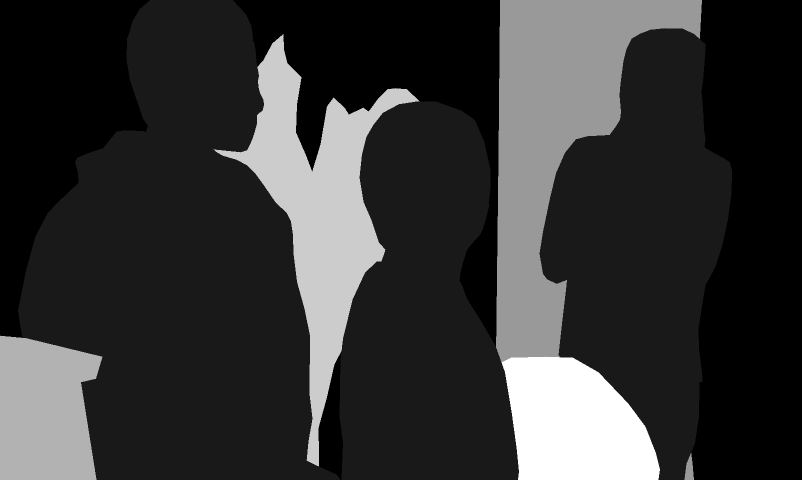
#> input picture eval_pic/demo_data/pic/semantic/indoor_02018.png, 1603 x 960 px (shown at 1/2 size)
$ python viz.py
#> lines starting #> are read from the running program, lines starting #| are printed output that depends on the picture
### eval_pic/utils.py
import numpy as np
import cv2
import json
import os


class Relation:
    def __init__(self):
        self.imagesFileName  = []
        self.numOfFile = 0
        self.imageSize = []
        self.relations = []

    def loadAnnot(self,jsonFile):
#> further down, semanticImg is the input picture: shape (960, 1603); min 0, max 10, mean 2.11
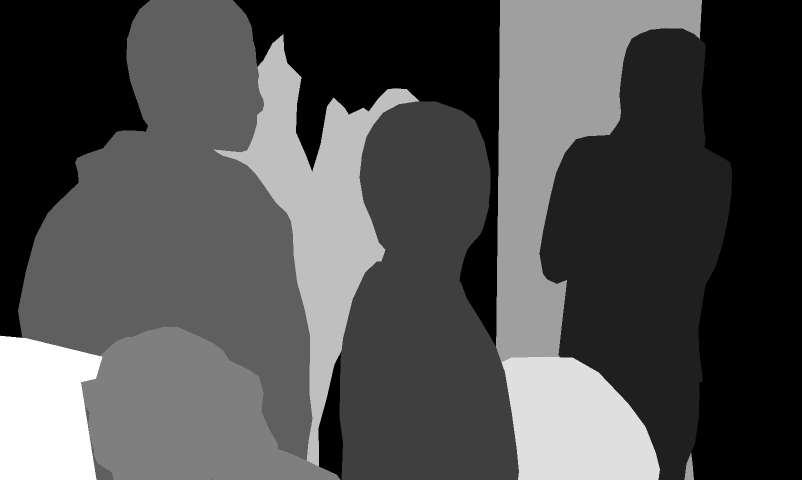
#> input picture eval_pic/demo_data/pic/instance/indoor_02018.png, 1603 x 960 px (shown at 1/2 size)
#> further down, insImg is the input picture: shape (960, 1603); min 0, max 8, mean 2.52
        if not os.path.isfile(jsonFile):
            return
        f = open(jsonFile, 'r')
        jsonDict = json.load(f)
        for annot in jsonDict:
            self.imagesFileName.append(annot['name'])
            self.relations.append(annot['relations'])
        self.numOfFile = len(self.imagesFileName)

    def loadRel(self, filename):
        id = self.imagesFileName.index(filename)
        relations = self.relations[id]
        relation =[]
        for rel in relations:
            relation.append((rel['subject'], rel['object'], rel['relation']))
        return relation

#evalute code is coming soon

#get each instance semantic from semanticMap and instanceMap
# [16 lines left out: function getInstanceCate, not called in this run]


#visualize
def visualize_segmentation(segLabelImg, oriImg):
    imgSize = segLabelImg.shape
#> imgSize = (960, 1603)
    colorMap = np.load('segColorMap.npy')
#> (reads eval_pic/segColorMap.npy from the repository)
    segId = np.unique(segLabelImg)
#> segId = [0, 1, 6, 7, 8, 10]
    segId = list(segId[segId != 0])
#> segId = [1, 6, 7, 8, 10]
    visualize_seg = np.zeros((imgSize[0], imgSize[1]))
    visualize_seg = visualize_seg.copy()[:, :, np.newaxis]
    visualize_seg = np.tile(visualize_seg, (1, 1, 3))
    for id in segId:
        visualize_seg[segLabelImg == id, ...] = colorMap[id, ...]
#> this loop made 5 passes
#> id on passes 2 to 5: 6, 7, 8, 10
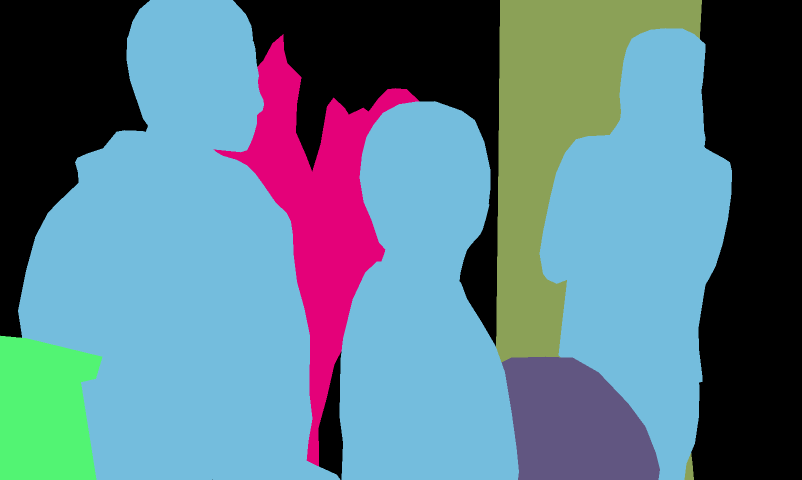
#> visualize_seg: shape (960, 1603, 3) float64 (shown at 1/2 size); mean of channels 0, 1, 2 137, 121.9, 91.5; drawn as B, G, R
    visualize_Map = np.concatenate((oriImg, visualize_seg.astype(np.uint8)), 1)
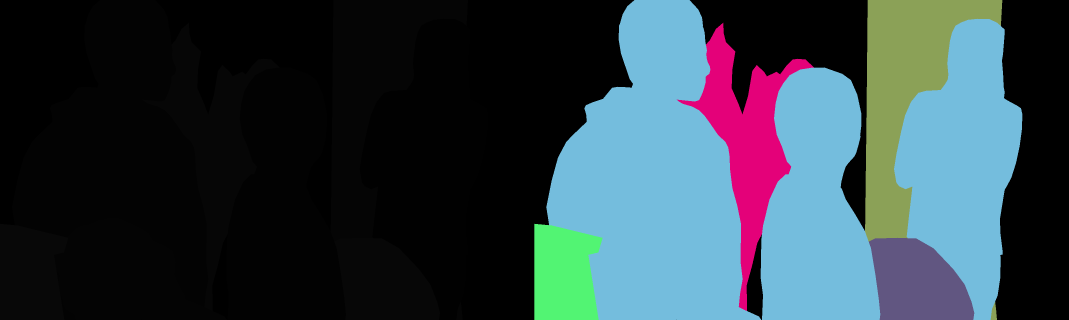
#> visualize_Map: shape (960, 3206, 3) (shown at 1/3 size); mean B, G, R 69.8, 62.2, 47
    cv2.imshow('vis_segmentation', visualize_Map)
    cv2.waitKey(0)

# [172 lines left out: functions visualize_instance, visualize_relation, not called in this run]

### eval_pic/viz.py
from utils import *

#load relation annotation
gtRel = Relation()
gtRel.loadAnnot('demo_data/pic/relations.json')

gtSemanticPath = 'demo_data/pic/semantic'
gtInstancePath = 'demo_data/pic/instance'

imgname = 'indoor_02018.jpg'

#load segmentation annotation
semanticImg = cv2.imread(os.path.join(gtSemanticPath,imgname.replace('.jpg','.png')), cv2.IMREAD_GRAYSCALE)
insImg = cv2.imread(os.path.join(gtInstancePath,imgname.replace('.jpg','.png')), cv2.IMREAD_GRAYSCALE)
img = cv2.imread(os.path.join('demo_data/pic/images',imgname))

#visualize segmentation
visualize_segmentation(semanticImg, img)

#visualize instance
# visualize_instance(insImg, semanticImg, img)

relation = gtRel.loadRel(imgname)
#> (the run stopped early here; a loop or call above may not have finished)
